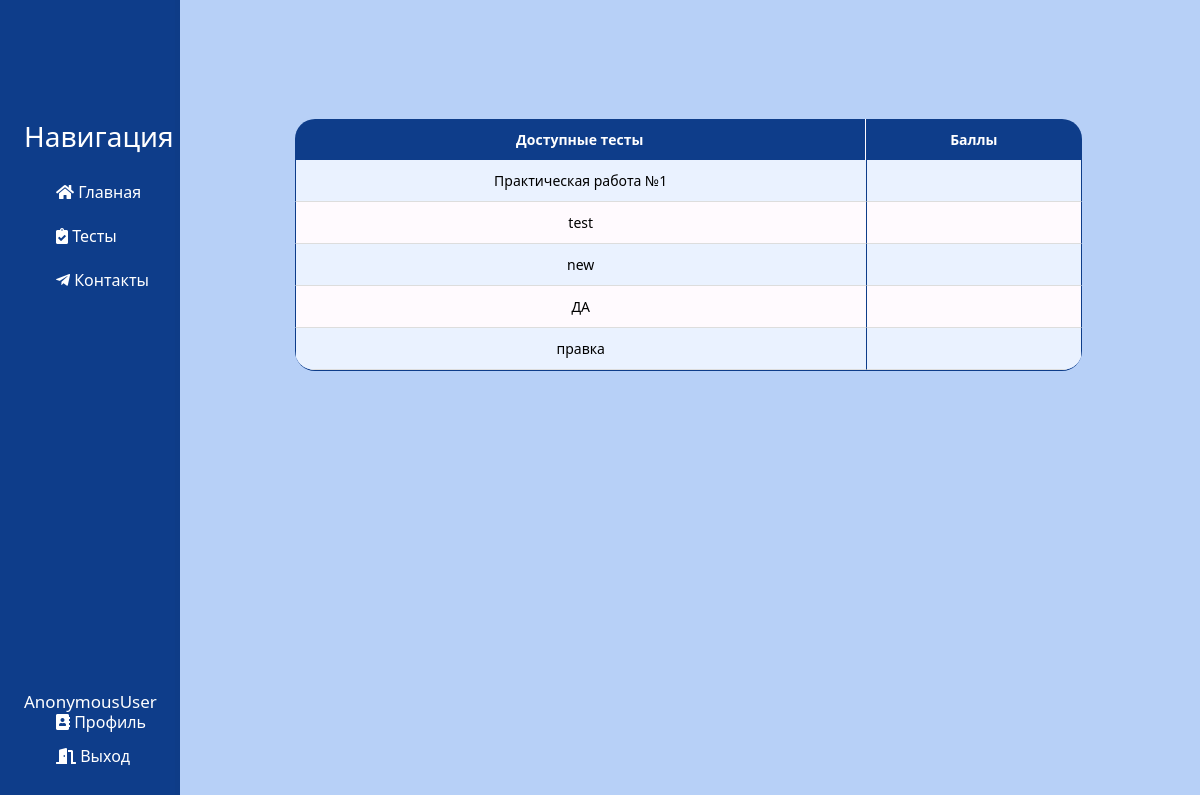
Page /tests/test_list/ on the earlier database version.
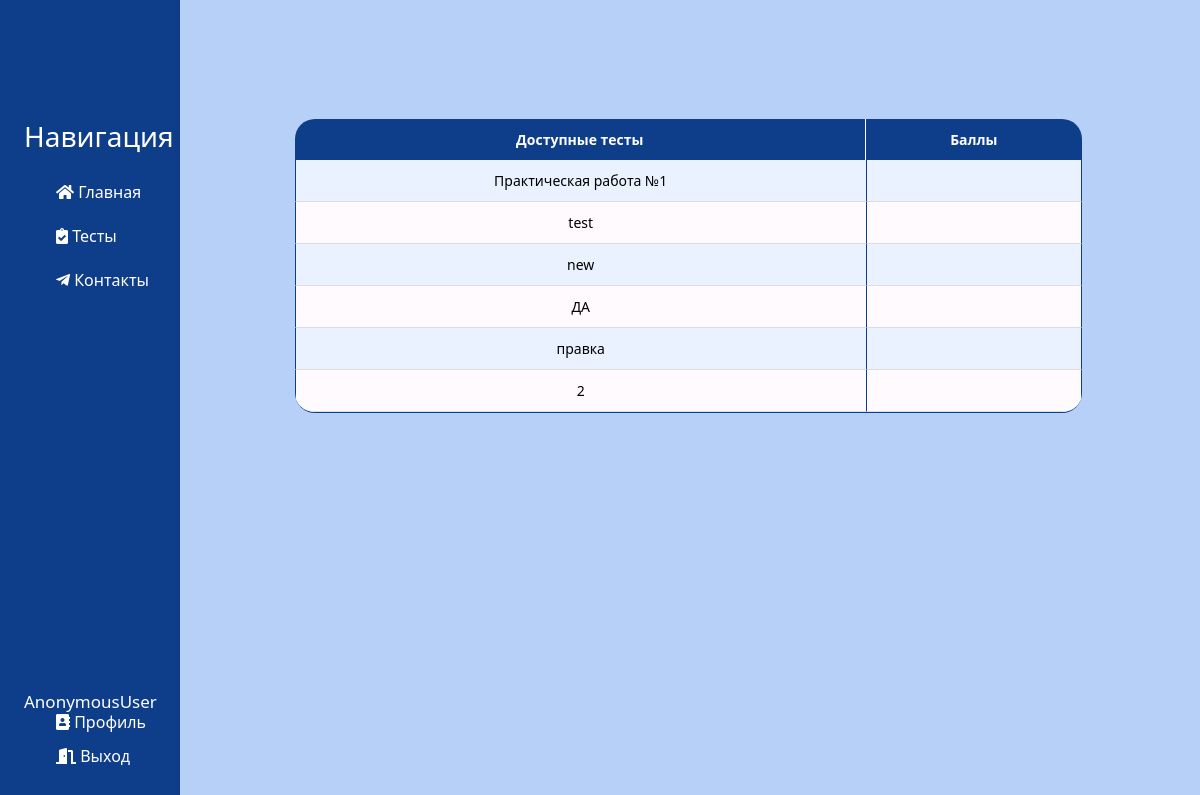
Same page on the later database version.
### tests/models.py (models this page shows, shortened)
class TestMake(models.Model):
    test_title = models.CharField('Название теста', max_length=100)
    class Meta:
        verbose_name = 'Тест'
        verbose_name_plural = 'Тесты'

### tests/views.py (the view)
# urls.py: path('test_list/', views.test_list, name='test_list'),
def test_list(request):
    tests = TestMake.objects.all()
    return render(request, 'tests/test_list.html', {'tests': tests})

### tests/templates/tests/test_list.html (shortened to what this page needs)
{% extends 'main/layout.html' %}
{% block content %}
    <div class="features">
        <table class="table">
            <thead>
                <tr>
                    <th>Доступные тесты</th>
                    <th>Баллы</th>
                </tr>
            </thead>
            <tbody>
                {% for test in tests %}
                    <tr>
                        <td><a href="{% url 'test_detail' test.id %}">{{ test.test_title }}</a></td>
                        <td>{{ test.points }}</td>
                    </tr>
                {% endfor %}
            </tbody>
        </table>
    </div>
{% endblock %}

### main/templates/main/layout.html (shortened to what this page needs)
{% load static %}
<!doctype html>
<html lang="ru">
<head>
    <link rel="stylesheet" href="https://cdn.jsdelivr.net/npm/bootstrap@5.2.3/dist/css/bootstrap.min.css">
    <link rel="stylesheet" href="{% static 'main/css/main.css' %}">
    <link rel="stylesheet" href="https://use.fontawesome.com/releases/v5.8.2/css/all.css">
</head>
<body>
    <aside>
        <h3>Навигация</h3>
        <ul>
            <a href="{% url 'homepage' %}"><li><i class="fas fa-home"></i> Главная</li></a>
            <a href="{% url 'tests_home' %}"><li><i class="fas fa-clipboard-check"></i> Тесты</li></a>
            <a href="{% url 'about' %}"><li><i class="fab fa-telegram-plane"></i> Контакты</li></a>
        </ul>
        <h5>{{user}}</h5>
        <ol>
            <a href="{% url 'profile' %}"><li><i class="fas fa-address-book"></i> Профиль</li></a>
            <a href="{% url 'logout' %}"><li><i class="fas fa-door-open"></i> Выход</li></a>
        </ol>
    </aside>
    <main>
        {% block content %}
        {% endblock %}
    </main>
</body>
</html>

### main/static/main/css/main.css (style rules this page uses)
body { background: #b7d0f7; }
aside { position: fixed; background: #0e3d8a; width: 15%;; padding: 2%; text-decoration: none; height: 100%; color: #fff; border-right: 5px solid #0e3c87; }
aside h3 { position: absolute; top: 15%; font-size: 28px; }
aside h5 { position: absolute; bottom: 10%; font-size: 17px; }
aside ul { list-style: none; position: absolute; top: 20%; }
aside ul li { color: #ffffff; display: block; margin-top: 20px; transition: transform .6s ease; }
aside a { text-decoration: none }
aside ol { list-style: none; position: absolute; bottom: 2%; }
aside ol li { color: #ffffff; display: block; margin-top: 10px; transition: transform .6s ease; }
main .features { float: right; margin-top: 70px; margin-left: 45px; text-align: center; width: 82%; }
.table { width: 80%; margin-top: 5%; margin-left: 8%; border-spacing: 0; border-collapse: separate; border-radius: 0 0 20px 20px; overflow: hidden; border-bottom: 1px solid #0e3d8a; }
.table thead th { font-weight: bold; text-align: center; padding: 10px 15px; background-color: #0e3d8a; color: #ffffff; font-size: 14px; border: none; }
.table thead th:first-child { border-top-left-radius: 20px; border-right: 1px solid #fffafe; }
.table thead th:last-child { border-top-right-radius: 20px; }
.table tbody td { padding: 10px 15px; font-size: 14px; vertical-align: top; border-bottom: 1px solid #ddd; border-left: 1px solid #0e3d8a; }
.table tbody td:last-child { border-right: 1px solid #0e3d8a; }
.table tbody tr:nth-child(even) { background-color: #fffafe; }
.table tbody tr:nth-child(odd) { background-color: #eaf2ff; }
.table a { color: #000000; text-decoration: none; }

Differences in the rows shown:
added TestMake: test_title "2"
